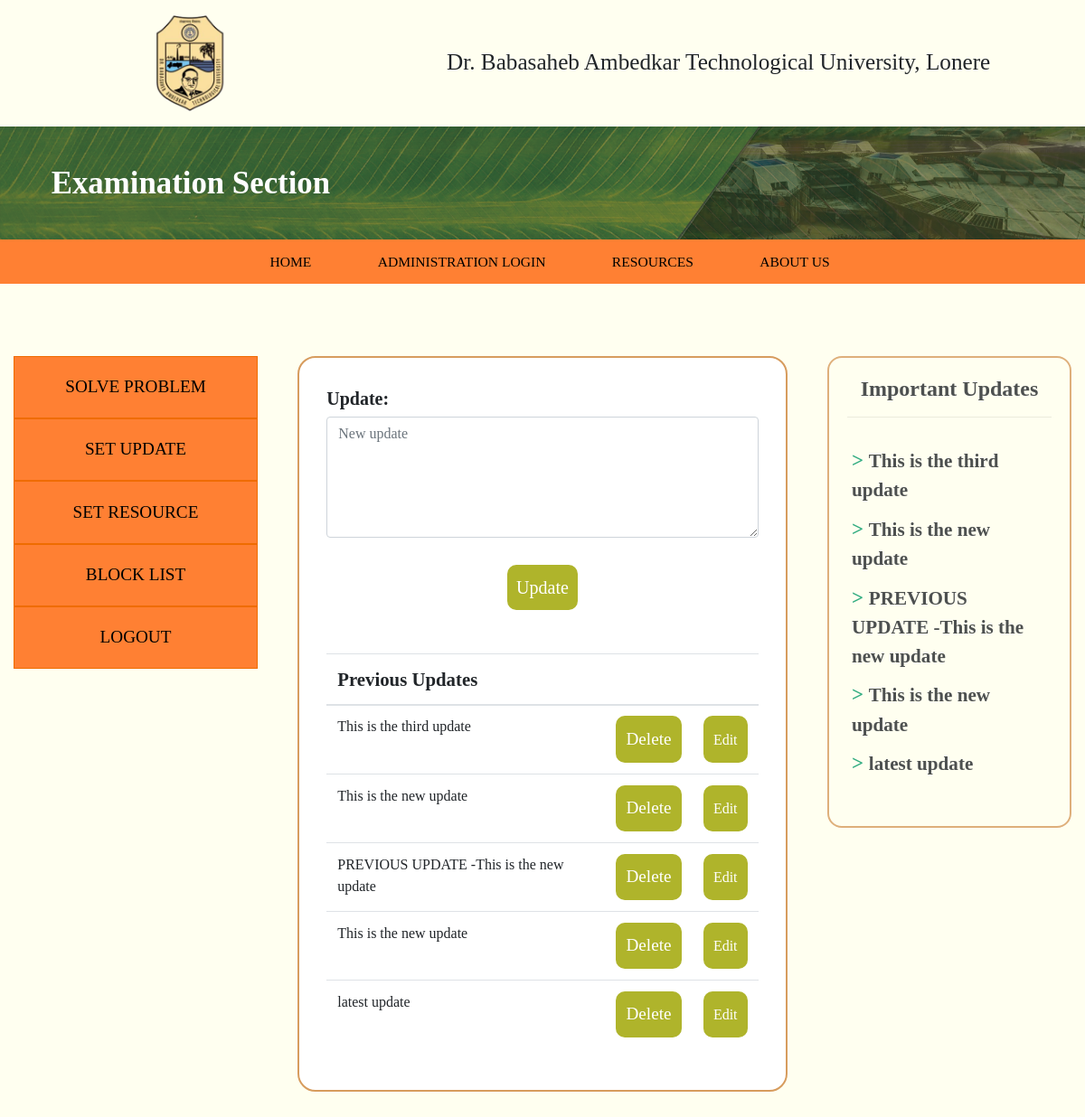
Screenshot of /set_update.php (signed in) with the database file from the repository.
### tables this page shows
CREATE TABLE `setupdate` (
  `id` int(9) NOT NULL,
  `setupdate` varchar(500) DEFAULT NULL
);

### set_update.php (the view, shortened to what this page needs)
<?php include 'header.php'; ?>
<?php
$con=mysqli_connect("localhost","root");
mysqli_select_db($con,'exam_center');
$q="select * from setupdate";
$result=mysqli_query($con,$q);
$num=mysqli_num_rows($result);
?>
<!Doctype html>
<html>
<head>
</head>
<body>
    <div class="container-fluid">
        <div class="row">
         <?php include 'admin_leftcol.php'; ?>
            <div class="col-md-6">
                <div id="updates-table">
                <label for="explaination"><strong>Update:</strong></label>
							<form action="NewUpdate.php" method="post">
                            <textarea class="form-control" id="explaination" name="newupdate" rows="5" placeholder="New update" required></textarea>
                            <button type="submit" class="upbtn">Update</button>
                            </form>
                        <div class="form-group">
                            <table class="table table-hover" style="margin-top: 10%;">
								<thead>
                                    <tr>
                                        <th scope="col">Previous Updates</th>
                                        <th scope="col"></th>
                                        <th scope="col"></th>
                                    </tr>
                                </thead>
                                <tbody>
                                    <tr>
                                            <div class="text-wrap text-justify">
                                                <?php
												for($i=1;$i<=$num;$i++)
												{
												    $row=mysqli_fetch_array($result);
												?>
												<form action="Delete.php" method="post" onsubmit = "return validation()">
												<tr>
												<td><?php echo $row['setupdate'];?></td>
												<td><button type="submit" name="delete">Delete</button></td>
												</form>
												<td><button type="button" name="edit"><a href="Edit.php?id=<?php echo $row['id'];?>" style="text-decoration:none;color:white;">Edit</a></button></td>
												</tr>
												<?php
												    }
												?>
                                            </div>
                        </div>
                </div>
            </div>
            <?php include 'important_updates.php'; ?>
        </div>
    <?php include 'footer.php';?>

### important_updates.php (shortened to what this page needs)
<?php
$con = mysqli_connect("localhost","root");
mysqli_select_db($con,'exam_center');
$a       = "select * from setupdate";
$result3 = mysqli_query($con,$a);
$num3    = mysqli_num_rows($result3);
?>
<div class = "col-md-3">
<div class = "updates">
        <h4>Important Updates</h4>
        <hr>
        <ul>
        <?php
            for($i=1;$i<=$num3;$i++){
            $row = mysqli_fetch_array($result3);
        ?>
        <li><span id="imp_n"> > </span><span id="up_li"><?php echo $row['setupdate'];?></span></li>
        <?php
            }
        ?>
        </ul>
    </div>
</div>

### css/style.css (style rules this page uses)
* { padding: 0; margin: 0; font-family: Montserrat; font-size: 16px; }
body { background-color: #fffff0!important; }
#updates-table { margin: 40px 20px; padding: 30px; background-color: white; width: 95%; border: 2px solid #d79c5e; border-radius: 20px; margin-top: 80px; margin-left: auto; margin-right: auto; }
#updates-table button { cursor: pointer; color: white; background-color: #afb42b; border-radius: 10px; border: none; padding: 0.7rem; margin-left: auto; margin-right: auto; display: block; font-size: 120%; }
#updates-table table thead th { font-size: 1.3rem; }
#updates-table label { font-size: 20px; font-weight: 550; margin-bottom: 5px; }
#updates-table textarea + button, table + label + input + button { font-size: 20px; padding: 10px; margin: 30px auto; }
#updates-table strong { font-size: 100%; }
.updates { margin-top: 80px; border-radius: 1em; display: "block"; margin-left: auto; margin-right: auto; min-height: 500px; height: auto; padding: 20px; border: 2px solid #d79c5e; margin-bottom: 50px; opacity: 0.8; }
.updates ul { padding: 5px 5px 5px 5px; text-align: left; list-style: none; }
.updates h4 { text-align: center; font-weight: 600; }
.updates li { font-size: 110%; margin: 10px auto; }
#imp_n { font-size: 130%; font-weight: 600; color: rgb(0, 153, 102); box-shadow: 1px #ef6c00; }
#up_li { font-size: 120%; font-weight: 550; }

### rows the page displays
setupdate: setupdate "This is the third update"
setupdate: setupdate "This is the new update"
setupdate: setupdate "PREVIOUS UPDATE -This is the new update"
setupdate: setupdate "This is the new update"
setupdate: setupdate "latest update"
